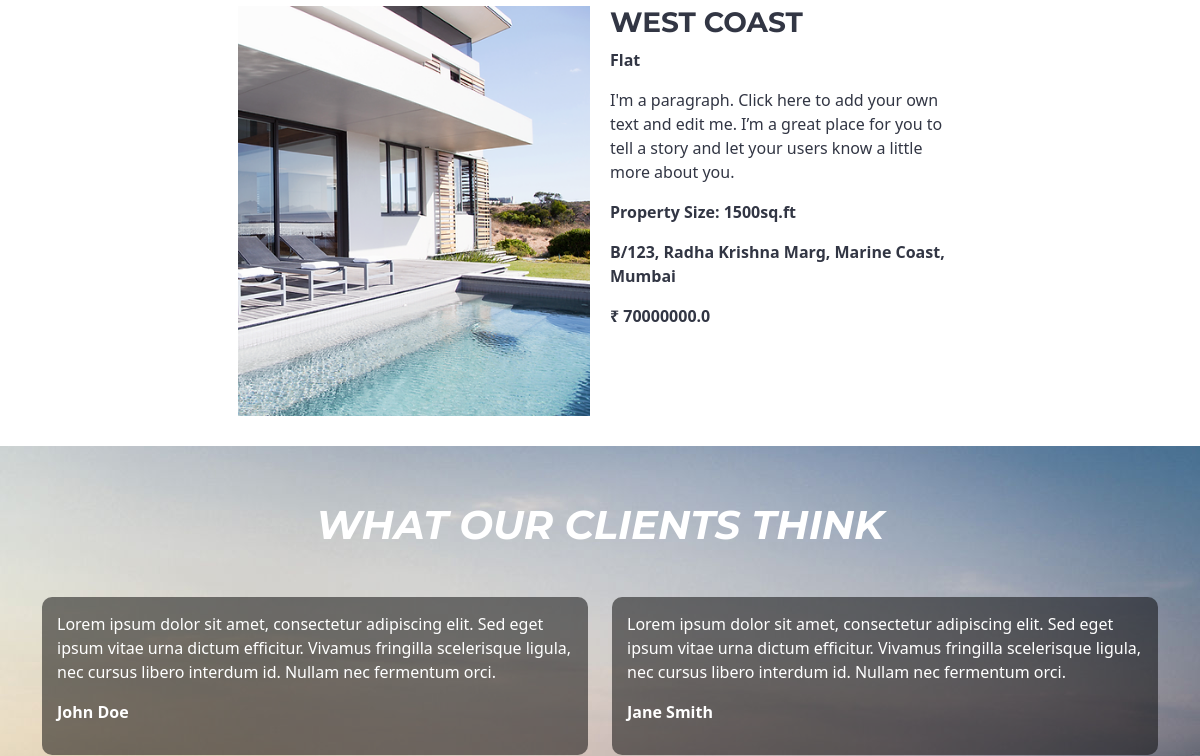
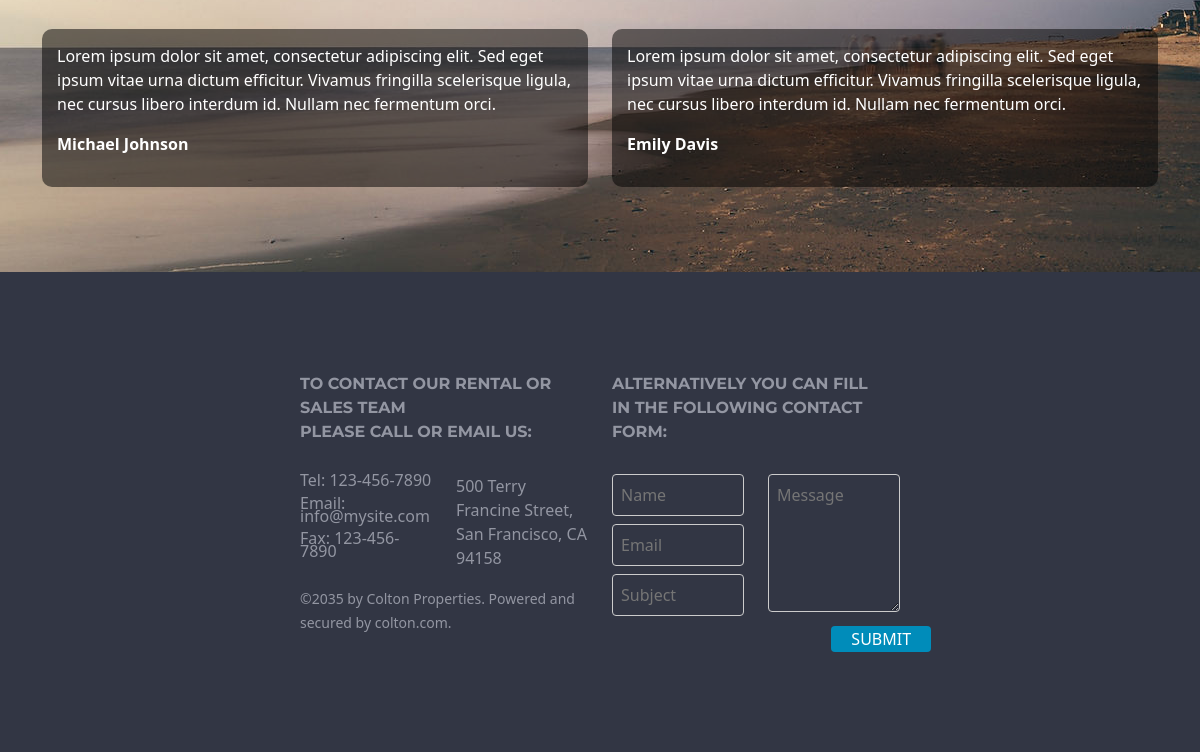
Before: / (lower part) with the older database file (2 pictures, top to bottom).
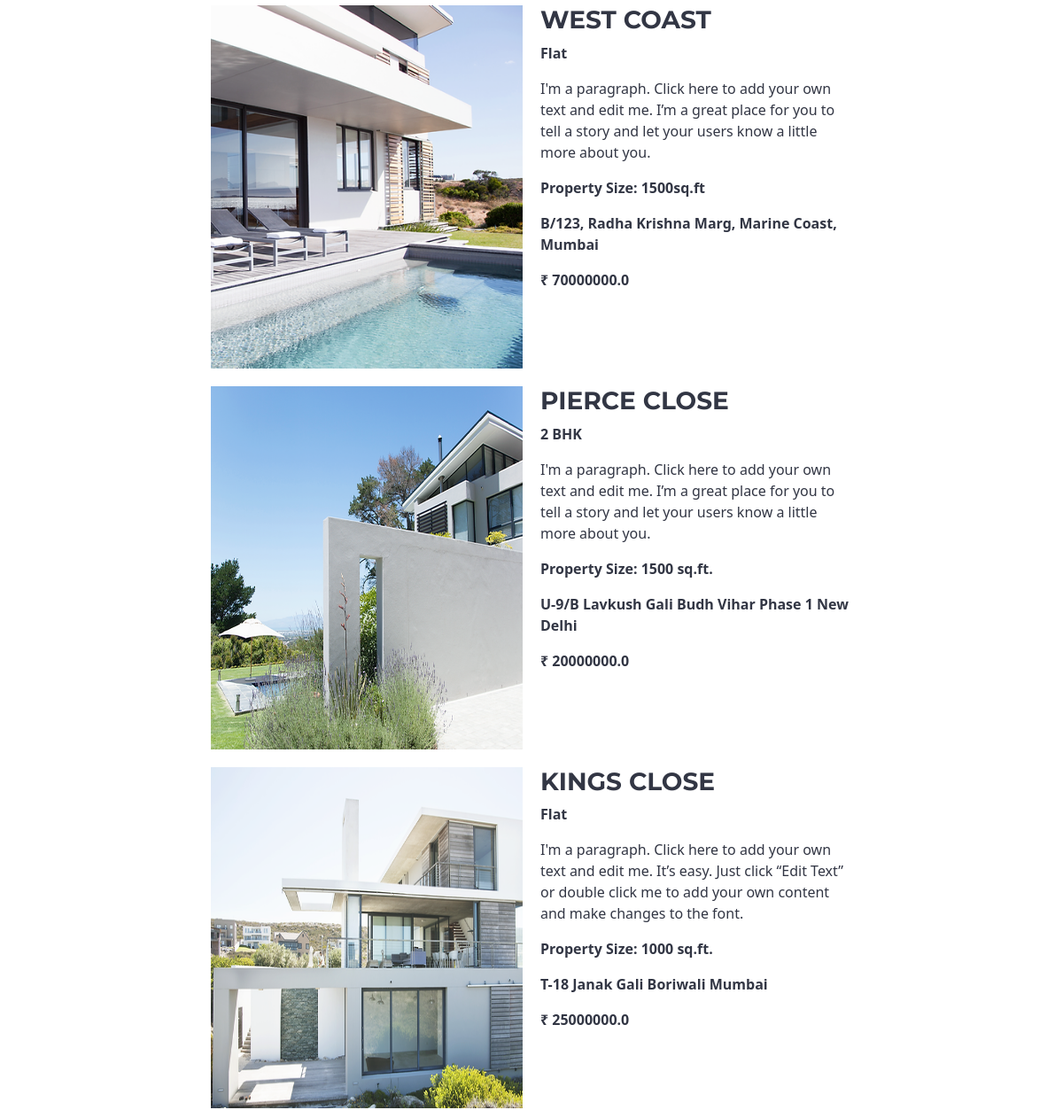
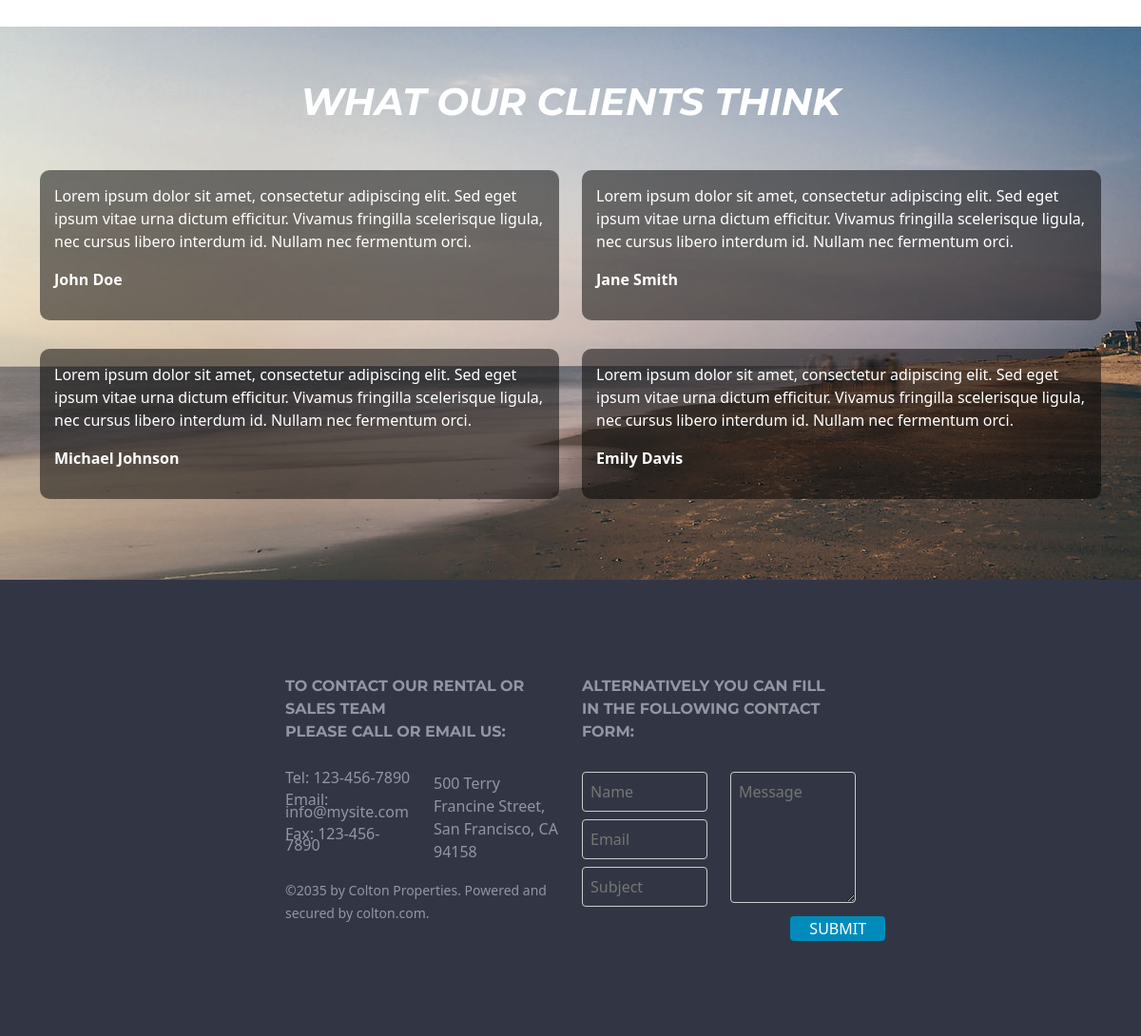
After: the same page with the newer database file (2 pictures, top to bottom).
### app.py (models this page shows)
class Property(db.Model):
    id = db.Column(db.Integer, primary_key=True)
    owner_name = db.Column(db.String(100), db.ForeignKey('owner.owner_name'), nullable=False)
    address = db.Column(db.String(200), nullable=False)
    property_name = db.Column(db.String(100), nullable=False)
    property_description = db.Column(db.Text, nullable=False)
    property_size = db.Column(db.String(20), nullable=False)
    property_type = db.Column(db.String(50), nullable=False)
    price = db.Column(db.Float, nullable=False)
    image1 = db.Column(db.String(200))
    image2 = db.Column(db.String(200))
    image3 = db.Column(db.String(200))
    image4 = db.Column(db.String(200))
    image5 = db.Column(db.String(200))
    image6 = db.Column(db.String(200))

### app.py (the view)
@app.route('/')
def index():
    property_type = request.args.get('property_type')
    property_size_min = request.args.get('property_size_min')
    property_size_max = request.args.get('property_size_max')
    price_min = request.args.get('price_min')
    price_max = request.args.get('price_max')
    address = request.args.get('address')
    properties = Property.query
    if property_type:
        properties = properties.filter(Property.property_type == property_type)
    if property_size_min and property_size_max:
        properties = properties.filter(Property.property_size.between(property_size_min, property_size_max))
    if price_min and price_max:
        properties = properties.filter(Property.price.between(price_min, price_max))
    if address:
        properties = properties.filter(Property.address.ilike(f'%{address}%'))
    properties = properties.all()
    return render_template('index.html', properties=properties)

### templates/index.html (shortened to what this page needs)
<!DOCTYPE html>
<html lang="en">
  <head>
    <link rel="stylesheet" type="text/css" href="{{ url_for('static', filename='css/index_css.css') }}" />
    <link href="https://cdn.jsdelivr.net/npm/bootstrap@5.3.0-alpha2/dist/css/bootstrap.min.css" rel="stylesheet">
    <link rel="stylesheet" href="https://use.fontawesome.com/releases/v5.15.4/css/all.css">
  </head>
  <body>
    <main>
      <section id="properties">
        <br><br>
        <div class="property-section">
          <div class="row" id="property-list">
            {% for property in properties %}
            <div class="col-md-6">
              <a href="/property/{{ property.id }}" id="view-details"><img src="{{ property.image1 }}" alt="Property Image 1" height="254px" width="260px" /></a>
            </div>
            <div class="col-md-6">
              <h3><a href="/property/{{ property.id }}" id="view-details"><b>{{ property.property_name }}</b></a></h3>
              <p><b>{{ property.property_type }}</b></p>
              <p>{{ property.property_description }}</p>
              <p><b>Property Size: {{ property.property_size }}</b></p>
              <p><b>{{ property.address }}</b></p>
              <p><b>₹ {{ property.price }}</b></p><br><br><br>
            </div>
            {% endfor %}
          </div>
        </div>
      </section>
      <section id="testimonials" style="background-image: url('static/images/testimonial.jpg');">
        <div class="container">
          <h1 class="text-center mb-5" style="font-weight: bolder;"><em>WHAT OUR CLIENTS THINK</em></h1>
          <div class="row">
            <div class="col-md-6">
              <div class="testimonial">
                <p>Lorem ipsum dolor sit amet, consectetur adipiscing elit. Sed eget ipsum vitae urna dictum efficitur. Vivamus fringilla scelerisque ligula, nec cursus libero interdum id. Nullam nec fermentum orci. </p>
                <p class="client-name">John Doe</p>
              </div>
            </div>
            <div class="col-md-6">
              <div class="testimonial">
                <p>Lorem ipsum dolor sit amet, consectetur adipiscing elit. Sed eget ipsum vitae urna dictum efficitur. Vivamus fringilla scelerisque ligula, nec cursus libero interdum id. Nullam nec fermentum orci. </p>
                <p class="client-name">Jane Smith</p>
              </div>
            </div>
          </div>
          <div class="row">
            <div class="col-md-6">
              <div class="testimonial">
                <p>Lorem ipsum dolor sit amet, consectetur adipiscing elit. Sed eget ipsum vitae urna dictum efficitur. Vivamus fringilla scelerisque ligula, nec cursus libero interdum id. Nullam nec fermentum orci. </p>
                <p class="client-name">Michael Johnson</p>
              </div>
            </div>
            <div class="col-md-6">
              <div class="testimonial">
                <p>Lorem ipsum dolor sit amet, consectetur adipiscing elit. Sed eget ipsum vitae urna dictum efficitur. Vivamus fringilla scelerisque ligula, nec cursus libero interdum id. Nullam nec fermentum orci. </p>
                <p class="client-name">Emily Davis</p>
              </div>
            </div>
          </div>
        </div>
      </section>
      <footer class="footer" id="footer">
        <div class="footer row">
          <div class="contact-info col-md-6">
            <h4 style="font-weight: bolder;">TO CONTACT OUR RENTAL OR SALES TEAM <br>PLEASE CALL OR EMAIL US:</h4>
            <div class="row">
              <div class="col-md-6">
                <p>Tel: 123-456-7890</p>
                <p>Email: info@mysite.com</p>
                <p>Fax: 123-456-7890</p>
              </div>
              <div class="col-md-6">
                <address>500 Terry Francine Street, San Francisco, CA 94158</address>
              </div>
            </div>
            <small>©2035 by Colton Properties. Powered and secured by colton.com.</small>
          </div>
          <div class="contact-form col-md-6">
              <h4 style="font-weight: bolder;">ALTERNATIVELY YOU CAN FILL <br> IN THE FOLLOWING CONTACT FORM:</h4>
              <form action="/submit_form" method="post">
                  <div class="row">
                    <div class="col-md-6">
                      <input type="text" name="name" placeholder="Name"><br>
                      <input type="email" name="email" placeholder="Email"><br>
                      <input type="text" name="subject" placeholder="Subject"><br>
                    </div>
                    <div class="col-md-6" id="message">
                      <textarea name="message" placeholder="Message" rows="5"></textarea><br>
                      <button type='submit' style="margin-left: 48%;">SUBMIT</button>
                    </div>
                  </div>
               </form>
          </div>
      </div>
    </footer>
    </main>
  </body>
</html>

### static/css/index_css.css (style rules this page uses)
* { margin: 0; padding: 0; box-sizing: border-box; }
body { font-family: "Montserrat-black", sans-serif; text-align: center; }
h1, h2, h3, h4, h5, h6 { font-family: "Montserrat", sans-serif; }
#properties { margin-left: 20%; margin-right: 20%; color: #323644; }
.property-section { margin-bottom: 20px; }
.property-section .row { display: flex; flex-wrap: wrap; }
.property-section .col-md-6 { flex: 0 0 50%; padding: 10px; }
.property-section img { width: 100%; height: 100%; display: block; margin: 0 auto; }
#view-details { text-decoration: none; color: #323644; }
#testimonials { padding: 55px 0; color: #fff; }
.testimonial { background-color: rgba(0, 0, 0, 0.5); padding: 15px; border-radius: 10px; margin-bottom: 30px; }
.client-name { font-weight: bold; }
.footer { display: flex; justify-content: space-between; background-color: #323644; color: #9396a2; padding: 50px 150px; box-sizing: border-box; }
.contact-info p { margin-bottom: 10px; font-size: medium; line-height: 0.8; }
.contact-info h4, .contact-form h4 { margin-bottom: 30px; font-size: medium; line-height: 1.5; }
.contact-form input[type="text"], .contact-form input[type="email"], .contact-form textarea { width: 100%; padding: 8px; margin-bottom: 8px; border: 1px solid #ccc; border-radius: 4px; background-color: transparent; margin-right: 0%; }
.contact-form button { padding: 1px 20px; background-color: #008cba; color: white; border: none; border-radius: 4px; cursor: pointer; }

Changed rows visible on the page:
added Property: shows a picture, property_name "PIERCE CLOSE", property_type "2 BHK", property_description "I'm a paragraph. Click here to add your own text and edit me. I’m a great place for you to tell a story and let your users know a little more about you.", property_size "1500 sq.ft.", address "U-9/B Lavkush Gali Budh Vihar Phase 1 New Delhi", price "20000000.0"
added Property: shows a picture, property_name "KINGS CLOSE", property_type "Flat", property_description "I'm a paragraph. Click here to add your own text and edit me. It’s easy. Just click “Edit Text” or double click me to add your own content and make changes to the font.", property_size "1000 sq.ft.", address "T-18 Janak Gali Boriwali Mumbai", price "25000000.0"
